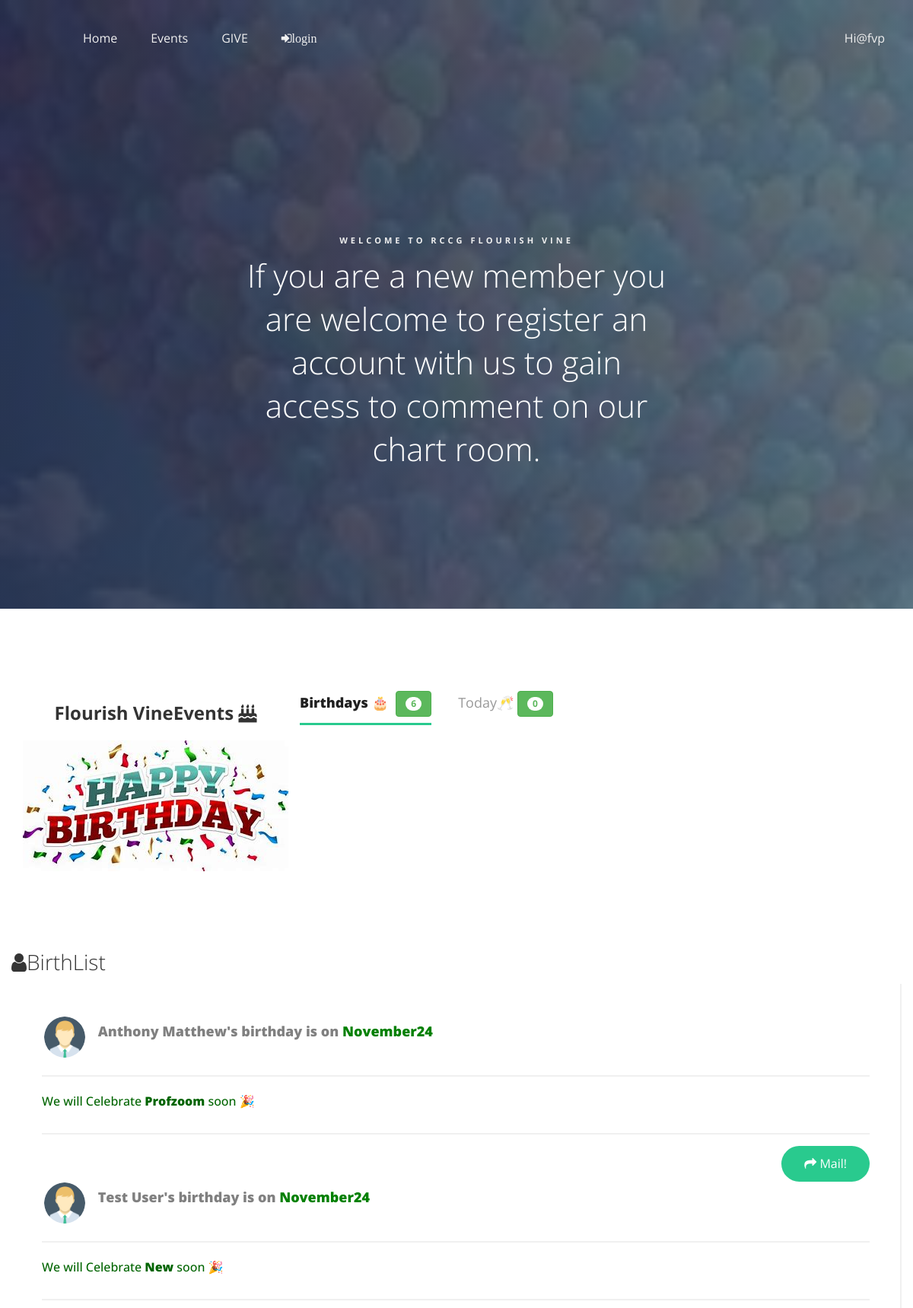
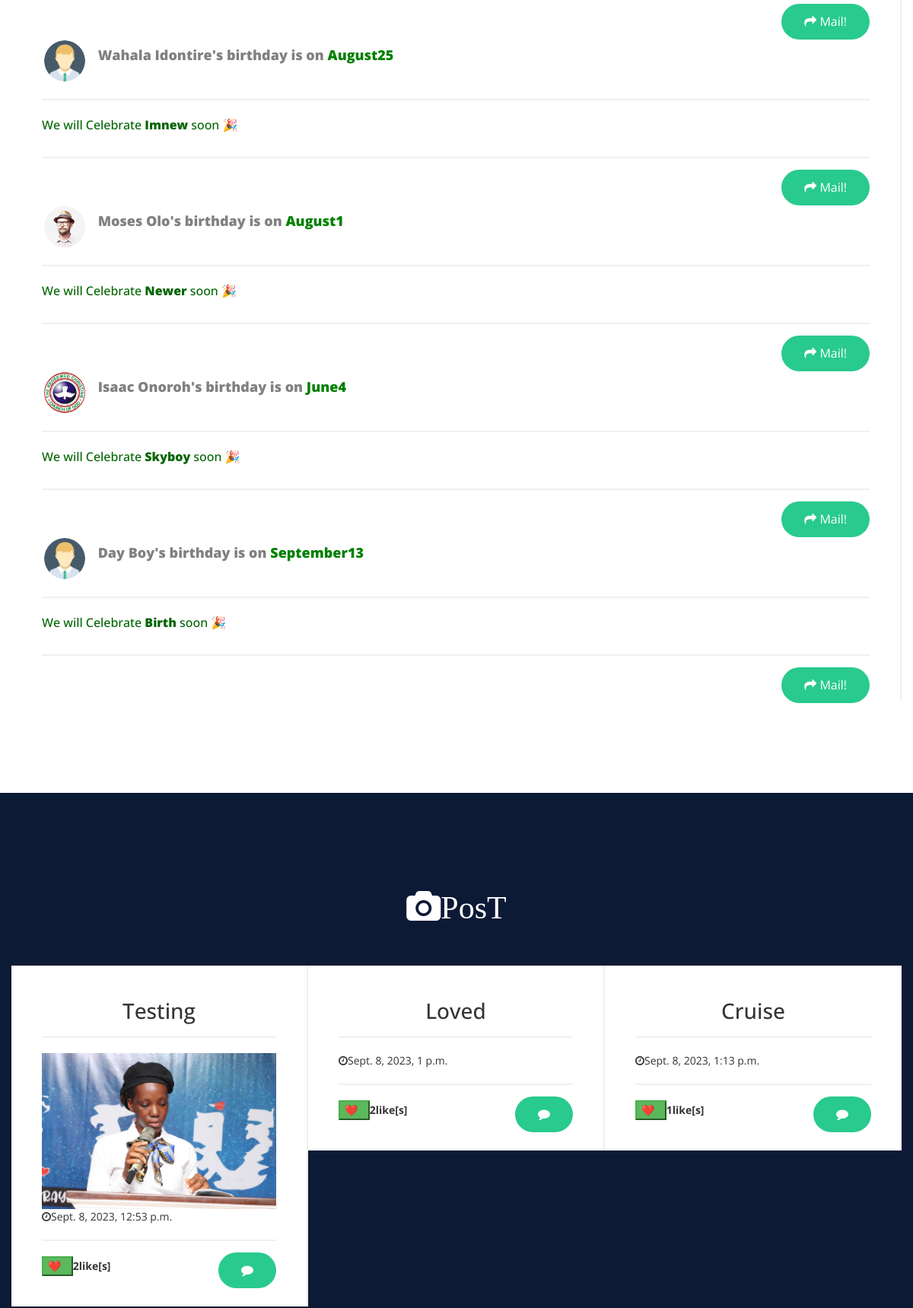
/event (upper part), run on the app's committed database (2 pictures, top to bottom).
### fvp/models.py (models this page shows, shortened)
class CompanyProfile(models.Model):
    name = models.CharField(max_length=50)
    email = models.EmailField()
    logo = models.ImageField(upload_to='logo')
    montheme = models.ImageField(upload_to='montheme')
    carousel1 = models.ImageField(upload_to='carousel1')
    carousel2 = models.ImageField(upload_to='carousel2')
    carousel3 = models.ImageField(upload_to='carousel3')
    carousel4 = models.ImageField(upload_to='carousel4')
    fb_link = models.CharField(max_length=50)
    insta_link = models.CharField(max_length=50)
    youtube_link = models.CharField(max_length=50)
    whatsapp_link = models.CharField(max_length=50)
    group_whatsapp = models.CharField(max_length=300, default="@flourish_whatsapp")
    thread_link = models.CharField(max_length=50,default='https://www.threads.net/@rccgfvp')
    developer_link = models.CharField(max_length=50)
    copyright = models.CharField(max_length=50)
    phone = models.CharField(max_length=50,default='070383993289')
    class Meta:
        db_table = 'CompanyProfile'
        managed = True
        verbose_name = 'CompanyProfile'
        verbose_name_plural = 'CompanyProfile'

class Activity(models.Model):
    title = models.CharField(max_length=50, blank=True,null=True)
    slug = models.SlugField(unique=True)
    active = models.ImageField( upload_to='activities', )
    file = models.FileField(upload_to='file',blank=True,null=True)
    content = models.TextField(blank=True,null=True)
    updated = models.DateTimeField(auto_now_add=True)
    liked = models.ManyToManyField(User, default=None,blank =True,related_name='liked')
    class Meta:
        db_table = 'activity'
        managed = True
        verbose_name = 'Activity'
        verbose_name_plural = 'Activities'

### userprofile/models.py (models this page shows, shortened)
class Member(models.Model):
    user = models.OneToOneField(User, on_delete=models.CASCADE)
    first_name = models.CharField(max_length=100)
    last_name = models.CharField(max_length=100)
    email = models.EmailField(max_length=150, null=True,blank=True,default='@gmail.com')
    address = models.CharField(max_length=50)
    phone = models.IntegerField()
    dob = models.DateField()
    pix = models.ImageField(upload_to="profilepix")
    joined = models.DateField(auto_now_add=True)
    notification_read = models.BooleanField(default=False)

### fvp/views.py (the view)
# urls.py: path('event',views.event,name='event'),
def event(request):
    giver = Give.objects.get(pk=1)
    activities = Activity.objects.all()
    birthdays = Member.objects.all()
    button_count = birthdays.count()
    today = date.today()
    celebrants = Member.objects.filter(dob__day = today.day,dob__month =today.month)
    counter = celebrants.count()
    context = {
        'giver':giver,
        'activities':activities,
        'birthdays':birthdays,
        'button_count':button_count,
        'celebrants':celebrants,
        'counter':counter,
    }
    return render(request,'event.html',context)

### fvp/context_processor.py (called while the page is built)
def flourish(request):
    fvp = CompanyProfile.objects.get(pk=1)
    context = {
     'fvp': fvp,
    }
    return context

def notification(request):
    today = date.today()
    celebrants = Member.objects.filter(dob__day = today.day,dob__month =today.month)
    counter = celebrants.count()
    adinfo = AdminInfo.objects.all()
    timer = adinfo.count()
    bar = counter+timer
    context = {
     'celebrants':celebrants,
     'counter':counter,
     'bar':bar,
     'adinfo':adinfo,
     'timer':timer,
    }
    return context

### fvp/templates/event.html (shortened to what this page needs)
{% extends 'base.html' %}
{% load static %}
{% block header2 %}
  {% include 'header2.html' %}
{% endblock header2 %}
{% block content %}
  <section id="event" data-stellar-background-ratio="0.5">
     <div class="overlay"></div>
     <div class="container">
          <div class="row">
               <div class="col-md-offset-3 col-md-6 col-sm-12">
                    <div class="event-info">
                         <h3> Welcome to rccg {{fvp.name|title}} </h3>
                         <h1>
                         {% if user.is_authenticated %}
                         Dear <span style="color: coral;">{{user.username|title}}</span> welcome to our event center we keep records of users information including Birthdays,
                         you can also like and comment on our activities.
                         {% else %}
                         If you are a new member you are welcome to register an account with us to gain access to comment on our chart room.
                         {% endif %}
                              </h1>
                    </div>
               </div>
          </div>
     </div>
</section>
      <section id="feature" data-stellar-background-ratio="0.5">
          <div class="container">
               <div class="row">
                    <div class="col-md-12 col-sm-12 text-center" style="height: auto;width: auto;">
                         <div class="section-title">
                              <h3><b>{{fvp.name|title}}Events <i class="fa fa-birthday-cake" aria-hidden="true"></i></b></h3>
                              <h3> <img src="{% static '' %}images/bithdayjpg.jpg" class="img-responsive" alt="" ></h3>
                         </div>
                    </div>
                    <div class="col-lg-push-4">
                         <ul class="nav nav-tabs" role="tablist">
                              <li class="active"><a href="#tab01" aria-controls="tab01" role="tab" data-toggle="tab" style="font-weight: 900;">Birthdays 🎂 &nbsp;<button class="btn btn-success"> <span class="badge badge-success">{{button_count}}</span> </button></a></li>
                              <li><a href="#tab02" aria-controls="tab02" role="tab" data-toggle="tab">Today🥂&nbsp;<button class="btn btn-success"> <span class="badge badge-success">{{counter}}</span> </button></a></li>
                         </ul>
                         <div class="tab-content">
                              <div class="tab-pane active" id="tab01" role="tabpanel">
                                   <div class="tab-pane-item">
                                        <div class="pricing-title">
                                             <h2><i class="fa fa-user" aria-hidden="true"></i>BirthList&nbsp;</h2>
                                        </div>
                                        <div class="pricing-thumb">
                                             {% for birthday in birthdays %}
                                                  <div class="testimonial-item">
                                                       <img src="{{birthday.pix.url}}" class="img-responsive" alt="Profile picture">
                                                       <h4 style="color: gray;font-weight: 900;">{{birthday.first_name|title}}&nbsp;{{birthday.last_name|title}}'s birthday is on <span style="color: green;">{{birthday.dob|date:"Fj"}}</span></h4>
                                                  </div>
                                                  <div class="pricing-info">
                                                       <p><span style="font-weight: 500; color: darkgreen;">We will Celebrate <Span style="font-weight: 900;">{{birthday.user.username|title}}</Span> soon 🎉</p>
                                             </div>
                                                  <div class="pricing-bottom">
                                                       <a href="mailto:{{birthday.email}}" class="section-btn pricing-btn"><i class="fa fa-mail-forward" aria-hidden="true"></i> Mail!</a>
                                                  </div>
                                             {% endfor %}
                                         </div>
                                   </div>
                              </div>
                         </div>
                    </div>
               </div>
          </div>
     </section>
<section id="pricing" data-stellar-background-ratio="0.5" style="background-color: rgb(12, 26, 54);">
     <div class="container">
          <div class="row">
               <div class="col-md-12 col-sm-12">
                    <div class="section-title">
                         <h1 style="color: white;"><i class="fa fa-camera" aria-hidden="true">PosT </i></h1>
                    </div>
               </div>
               {% if activities %}
                 {% for item in activities %}
                         <div class="col-md-4 col-sm-6">
                              <div class="pricing-thumb">
                                   <div class="pricing-title text-center">
                                        <h2 style="font-weight: 500;">{{item.title|title}}</h2>
                                   </div>
                                   <div class="pricing-info">
                                   <a href="{% url 'detail' item.slug %}"><img src="{{item.active.url}}" class="img-responsive" alt=""></a>
                                   <i class="fa fa-clock-o" aria-hidden="true"></i>{{item.updated}}
                                   </div>
                                   <div class="pricing-bottom">
                                        <form action="{% url 'post_like' %}" method="POST">
                                             {% if user not in post.liked.all %}
                                             <button class="btn-success" >❤️&nbsp;&nbsp;</button><strong>{{item.liked.all.count}}like[s]</strong>
                                             {% else %}
                                             <button class="btn-success" >❤️&nbsp;&nbsp;</button><strong>{{item.liked.all.count}}like[s]</strong>
                                             {% endif %}
                                        </form>
                                        <a href="{% url 'detail' item.slug %}" class="section-btn pricing-btn"><i class="fa fa-comment" aria-hidden="true"></i><strong>{{com_count}}</strong></a>
                                   </div>
                              </div>
                         </div>
                    {% endfor %}
               {% endif %}
          </div>
     </div>
</section>
{% endblock content %}

### fvp/static/css/tooplate-style.css (style rules this page uses)
body { font-family: 'Open Sans', sans-serif; overflow-x: hidden; background: #f9f9f9; }
h1,h2,h3,h4,h5,h6 { font-weight: 300; line-height: normal; }
h1 { font-size: 3em; }
h2 { color: #353535; font-size: 2em; }
p { color: #757575; font-size: 14px; font-weight: normal; line-height: 24px; }
html { -webkit-font-smoothing: antialiased; }
a { color: #202020; text-decoration: none !important; }
a, input, button, .form-control { -webkit-transition: 0.5s; transition: 0.5s; }
.section-title { padding-bottom: 40px; }
section { position: relative; padding: 100px 0; }
.overlay { background: #536976; background: -webkit-linear-gradient(to right, #292E49, #536976); background: linear-gradient(to right, #292E49, #536976); opacity: 0.9; position: absolute; top: 0; right: 0; bottom: 0; left: 0; width: 100%; height: 100%; }
.section-btn { background: #29ca8e; border: 0; border-radius: 50px; color: #ffffff; font-size: 16px; font-weight: normal; padding: 12px 30px; transition: 0.5s 0.2s; }
#feature { background: #ffffff; }
#feature .nav-tabs { border-bottom: 0; }
#feature .nav>li>a { padding: 8px 0; }
#feature .nav-tabs>li>a { color: #999999; font-size: 18px; border: 0; border-bottom: 3px solid transparent; border-radius: 0; margin-right: 35px; }
#feature .nav-tabs>li.active>a, #feature .nav-tabs>li.active>a:focus, #feature .nav-tabs>li.active>a:hover { background: transparent; color: #202020; border-bottom: 3px solid #29ca8e; }
#feature .tab-content { margin-top: 50px; }
.tab-pane-item { margin: 20px 0; }
.tab-pane-item h2 { margin: 0 0 5px 0; }
.testimonial-item { margin: 20px 0; }
.owl-carousel .owl-item img, .testimonial-item img, .testimonial-item h4 { color: #d9d9d9; display: inline-block; vertical-align: top; }
.owl-carousel .owl-item img, .testimonial-item img { border: 3px solid #ffffff; border-radius: 100px; width: 60px; height: 60px; margin-right: 10px; }
#about .section-title, #pricing .section-title { text-align: center; }
#pricing .col-md-4 { margin: 0; padding: 0; }
#pricing .col-md-4:last-child .pricing-thumb { border-right: 0; }
.pricing-thumb { background: #ffffff; border-right: 2px solid #f0f0f0; padding: 20px 40px; }
.pricing-title { padding-bottom: 5px; }
.pricing-info { border-top: 2px solid #f0f0f0; border-bottom: 2px solid #f0f0f0; }
.pricing-info, .pricing-bottom { padding: 20px 0; }
.pricing-info p { font-size: 16px; }
.pricing-bottom { position: relative; }
.pricing-btn { position: absolute; top: 15px; right: 0; display: inline-block; }
#event { background: url('../images/eventland.jpg') no-repeat; background-size: cover; vertical-align: middle; display: -webkit-box; display: -webkit-flex; display: -ms-flexbox; display: flex; -webkit-box-align: center; -webkit-align-items: center; -ms-flex-align: center; align-items: center; min-height: 100vh; position: relative; padding-top: 12em; text-align: center; }
@media only screen and (orientation:portrait) { #event { background:url("../images/eventport.jpg") ; background-size: cover; background-size: cover; vertical-align: middle; display: -webkit-box; display: -webkit-flex; display: -ms-flexbox; display: flex; -webkit-box-align: center; -webkit-align-items: center; -ms-flex-align: center; align-items: center; min-height: 100vh; position: relative; padding-top: 12em; text-align: center; } }
#event h1 { color: #ffffff; margin-top: 10px; margin-bottom: 40px; }
.event-info { margin-top: 7em; }
.event-info h3 { color: #f0f0f0; font-size: 11px; font-weight: bold; letter-spacing: 4px; text-transform: uppercase; margin: 10px 0; }

### data on the page
CompanyProfile: name "FLOURISH VINE", name "Flourish Vine"
Member: pix (picture), first_name "Anthony", last_name "Matthew", dob "November24", user.username "Profzoom"
Member: pix (picture), first_name "Test", last_name "User", dob "November24", user.username "New"
Member: pix (picture), first_name "Wahala", last_name "Idontire", dob "August25", user.username "Imnew"
Member: pix (picture), first_name "Moses", last_name "Olo", dob "August1", user.username "Newer"
Member: pix (picture), first_name "Isaac", last_name "Onoroh", dob "June4", user.username "Skyboy"
Member: pix (picture), first_name "Day", last_name "Boy", dob "September13", user.username "Birth"
Activity: title "Testing", active (picture), updated "Sept. 8, 2023, 12:53 p.m.", liked.all.count "2"
Activity: title "Loved", updated "Sept. 8, 2023, 1 p.m.", liked.all.count "2"
Activity: title "Cruise", updated "Sept. 8, 2023, 1:13 p.m.", liked.all.count "1"

### other printed values
{{ button_count }} "6"
{{ counter }} "0"
